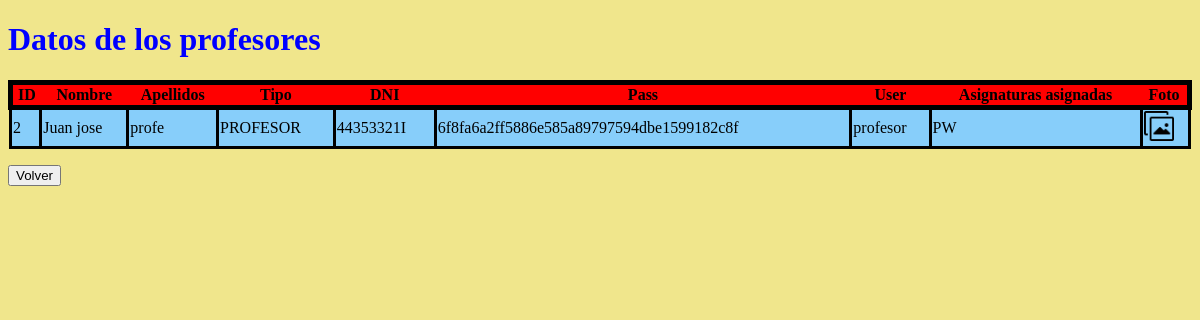
The page /src/verProfesor.php on the database its author committed.
### tables this page shows
CREATE TABLE IF NOT EXISTS `persona` (
  `ID` int(11) NOT NULL AUTO_INCREMENT,
  `NOMBRE` varchar(25) NOT NULL,
  `APELLIDOS` varchar(45) NOT NULL,
  `TIPO` enum('ALUMNO','PROFESOR','ADMIN') NOT NULL,
  `DNI` varchar(9) NOT NULL,
  `PASS` varchar(25) DEFAULT NULL,
  `USER` varchar(20) NOT NULL,
  `FOTO` varchar(100) NOT NULL DEFAULT 'default.jpg',
  PRIMARY KEY (`ID`),
  UNIQUE KEY `DNI` (`DNI`,`USER`)
);

CREATE TABLE IF NOT EXISTS `profesor` (
  `ASIGASOC` varchar(150) NOT NULL,
  `DNI` varchar(9) NOT NULL,
  `IDASIG` int(10) NOT NULL,
  UNIQUE KEY `DNI` (`DNI`)
);

### src/verProfesor.php (the view, shortened to what this page needs)
<!DOCTYPE html>
<html>
    <head>
        <link href="../templates/tabla.css" rel="stylesheet" type="text/css">
    </head>
    <body>
    <h1 style= "color: blue;">Datos de los profesores</h1>
    <?php
         $conexionadmin = mysqli_connect('localhost','root', '777303', 'universidad');
        $consulta = mysqli_query($conexionadmin, "SELECT * FROM persona where TIPO='PROFESOR'");
        $consultaprof = mysqli_query($conexionadmin, "SELECT * FROM profesor");
        $numcol = mysqli_num_rows($consulta);
        for( $i = 0 ; $i < $numcol ; $i++ ){
            $fila = mysqli_fetch_array($consulta);
            $filaprof = mysqli_fetch_array($consultaprof);
            if($i == 0){
                echo " <table class=\"encabezado\" >
                <tr class = \"titulos\">
                <th>ID</th>
                <th>Nombre</th>
                <th>Apellidos</th>
                <th>Tipo</th>
                <th>DNI</th>
                <th>Pass</th>
                <th>User</th>
                <th>Asignaturas asignadas</th>
                <th>Foto</th>
                </tr>";
            }
                $filename = $fila['FOTO'];
                $dir = "../imgs/".$filename ;
                $matr =str_replace(",", " ", $filaprof['ASIGASOC'] );
                echo
                "<tr class=\"filas\" >
                <td> ".$fila['ID']." </td>
                <td> ".$fila['NOMBRE']." </td>
                <td> ".$fila['APELLIDOS']." </td>
                <td> ".$fila['TIPO']." </td>
                <td> ".$fila['DNI']." </td>
                <td> ".sha1($fila['PASS'])." </td>
                <td> ".$fila['USER']." </td>
                <td> ".$matr."</td>
                <td> <a href=$dir>";
                if($filename != null)
                    echo "<img src=\"../imgs/img.png\" width=\"30px\" height=\"30px\" /> </a> </td>";
        }
        echo "</table></div>";
        echo " <br>   <form action=\"./paneladmin.php\" >
        <input type=\"submit\" value=\"Volver\" />
        </form>";
    ?>
    </body>
</html>

### templates/tabla.css (style rules this page uses)
body { background-color :khaki; }
.encabezado { table-layout: auto; width: 100%; border: 10px black; border-collapse: collapse; }
.filas { border: black 3px solid; background-color:lightskyblue; }
.titulos { border: black 5px solid; background-color: red; }
td { border: black 3px solid; }

### rows shown on the page
persona: ID "2", NOMBRE "Juan jose", APELLIDOS "profe", TIPO "PROFESOR", DNI "44353321I", PASS "6f8fa6a2ff5886e585a89797594dbe1599182c8f", USER "profesor", profesor.ASIGASOC "PW"
